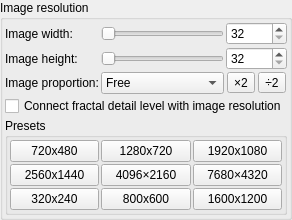
    <widget class="QGroupBox" name="groupBox_imageResolution">
     <property name="title">
      <string>Image resolution</string>
     </property>
     <layout class="QVBoxLayout" name="verticalLayout_40">
      <property name="spacing">
       <number>2</number>
      </property>
      <property name="leftMargin">
       <number>2</number>
      </property>
      <property name="topMargin">
       <number>2</number>
      </property>
      <property name="rightMargin">
       <number>2</number>
      </property>
      <property name="bottomMargin">
       <number>2</number>
      </property>
      <item>
       <layout class="QGridLayout" name="gridLayout_18">
        <property name="spacing">
         <number>2</number>
        </property>
        <item row="1" column="2">
         <widget class="MySpinBox" name="spinboxInt_image_height">
          <property name="sizePolicy">
           <sizepolicy hsizetype="Minimum" vsizetype="Preferred">
            <horstretch>0</horstretch>
            <verstretch>0</verstretch>
           </sizepolicy>
          </property>
          <property name="toolTip">
           <string>&lt;html&gt;&lt;head/&gt;&lt;body&gt;&lt;p&gt;Height of rendered image in pixel&lt;/p&gt;&lt;p&gt;&lt;br/&gt;&lt;/p&gt;&lt;/body&gt;&lt;/html&gt;</string>
          </property>
          <property name="minimum">
           <number>32</number>
          </property>
          <property name="maximum">
           <number>65535</number>
          </property>
          <property name="singleStep">
           <number>8</number>
          </property>
         </widget>
        </item>
        <item row="1" column="1">
         <widget class="QSlider" name="sliderInt_image_height">
          <property name="sizePolicy">
           <sizepolicy hsizetype="Expanding" vsizetype="Preferred">
            <horstretch>0</horstretch>
            <verstretch>0</verstretch>
           </sizepolicy>
          </property>
          <property name="minimum">
           <number>32</number>
          </property>
          <property name="maximum">
           <number>65535</number>
          </property>
          <property name="singleStep">
           <number>8</number>
          </property>
          <property name="pageStep">
           <number>64</number>
          </property>
          <property name="orientation">
           <enum>Qt::Horizontal</enum>
          </property>
         </widget>
        </item>
        <item row="0" column="0">
         <widget class="QLabel" name="label_100">
          <property name="text">
           <string>Image width:</string>
          </property>
         </widget>
        </item>
        <item row="1" column="0">
         <widget class="QLabel" name="label_101">
          <property name="text">
           <string>Image height:</string>
          </property>
         </widget>
        </item>
        <item row="0" column="1">
         <widget class="QSlider" name="sliderInt_image_width">
          <property name="sizePolicy">
           <sizepolicy hsizetype="Expanding" vsizetype="Preferred">
            <horstretch>0</horstretch>
            <verstretch>0</verstretch>
           </sizepolicy>
          </property>
          <property name="minimum">
           <number>32</number>
          </property>
          <property name="maximum">
           <number>65535</number>
          </property>
          <property name="singleStep">
           <number>8</number>
          </property>
          <property name="pageStep">
           <number>64</number>
          </property>
          <property name="orientation">
           <enum>Qt::Horizontal</enum>
          </property>
         </widget>
        </item>
        <item row="0" column="2">
         <widget class="MySpinBox" name="spinboxInt_image_width">
          <property name="sizePolicy">
           <sizepolicy hsizetype="Minimum" vsizetype="Preferred">
            <horstretch>0</horstretch>
            <verstretch>0</verstretch>
           </sizepolicy>
          </property>
          <property name="toolTip">
           <string>&lt;html&gt;&lt;head/&gt;&lt;body&gt;&lt;p&gt;Width of rendered image in pixel&lt;/p&gt;&lt;p&gt;&lt;br/&gt;&lt;/p&gt;&lt;/body&gt;&lt;/html&gt;</string>
          </property>
          <property name="minimum">
           <number>32</number>
          </property>
          <property name="maximum">
           <number>65535</number>
          </property>
          <property name="singleStep">
           <number>8</number>
          </property>
         </widget>
        </item>
        <item row="2" column="0">
         <widget class="QLabel" name="label_102">
          <property name="text">
           <string>Image proportion:</string>
          </property>
         </widget>
        </item>
        <item row="2" column="2">
         <layout class="QHBoxLayout" name="horizontalLayout_increase_decrease">
          <item>
           <widget class="QToolButton" name="pushButton_imagesize_increase">
            <property name="text">
             <string>×2</string>
            </property>
           </widget>
          </item>
          <item>
           <widget class="QToolButton" name="pushButton_imagesize_decrease">
            <property name="text">
             <string>÷2</string>
            </property>
           </widget>
          </item>
         </layout>
        </item>
        <item row="2" column="1">
         <widget class="QComboBox" name="comboBox_image_proportion">
          <property name="sizePolicy">
           <sizepolicy hsizetype="Preferred" vsizetype="Preferred">
            <horstretch>0</horstretch>
            <verstretch>0</verstretch>
           </sizepolicy>
          </property>
          <property name="toolTip">
           <string>&lt;html&gt;&lt;head/&gt;&lt;body&gt;&lt;p&gt;Force image proportion&lt;/p&gt;&lt;p&gt;&lt;br/&gt;&lt;/p&gt;&lt;/body&gt;&lt;/html&gt;</string>
          </property>
          <item>
           <property name="text">
            <string>Free</string>
           </property>
          </item>
          <item>
           <property name="text">
            <string>1:1</string>
           </property>
          </item>
          <item>
           <property name="text">
            <string>4:3</string>
           </property>
          </item>
          <item>
           <property name="text">
            <string>3:2</string>
           </property>
          </item>
          <item>
           <property name="text">
            <string>16:9</string>
           </property>
          </item>
          <item>
           <property name="text">
            <string>16:10</string>
           </property>
          </item>
          <item>
           <property name="text">
            <string>2:1</string>
           </property>
          </item>
         </widget>
        </item>
       </layout>
      </item>
      <item>
       <widget class="QCheckBox" name="checkBox_connect_detail_level">
        <property name="toolTip">
         <string>&lt;html&gt;&lt;head/&gt;&lt;body&gt;&lt;p&gt;When this option is enabled, the fractal appearance is maintained at all resolutions. &lt;/p&gt;&lt;p&gt;The fractal detail level will be automatically adjusted to match any change of image resolution. &lt;/p&gt;&lt;p&gt;For instance, if the resolution is doubled then the detail level will be reduced by half.&lt;/p&gt;&lt;/body&gt;&lt;/html&gt;</string>
        </property>
        <property name="text">
         <string>Connect fractal detail level with image resolution</string>
        </property>
       </widget>
      </item>
      <item>
       <widget class="QGroupBox" name="groupBox_6">
        <property name="toolTip">
         <string>&lt;html&gt;&lt;head/&gt;&lt;body&gt;&lt;p&gt;Presets for rendered image size&lt;/p&gt;&lt;p&gt;&lt;br/&gt;&lt;/p&gt;&lt;/body&gt;&lt;/html&gt;</string>
        </property>
        <property name="title">
         <string>Presets</string>
        </property>
        <layout class="QVBoxLayout" name="verticalLayout_71">
         <property name="spacing">
          <number>2</number>
         </property>
         <property name="leftMargin">
          <number>2</number>
         </property>
         <property name="topMargin">
          <number>2</number>
         </property>
         <property name="rightMargin">
          <number>2</number>
         </property>
         <property name="bottomMargin">
          <number>2</number>
         </property>
         <item>
          <layout class="QGridLayout" name="gridLayout_32">
           <property name="topMargin">
            <number>0</number>
           </property>
           <property name="spacing">
            <number>2</number>
           </property>
           <item row="1" column="1">
            <widget class="QPushButton" name="pushButton_resolution_preset_2160">
             <property name="sizePolicy">
              <sizepolicy hsizetype="Minimum" vsizetype="Preferred">
               <horstretch>0</horstretch>
               <verstretch>0</verstretch>
              </sizepolicy>
             </property>
             <property name="text">
              <string>4096×2160</string>
             </property>
            </widget>
           </item>
           <item row="0" column="1">
            <widget class="QPushButton" name="pushButton_resolution_preset_720">
             <property name="sizePolicy">
              <sizepolicy hsizetype="Minimum" vsizetype="Preferred">
               <horstretch>0</horstretch>
               <verstretch>0</verstretch>
              </sizepolicy>
             </property>
             <property name="text">
              <string>1280x720</string>
             </property>
            </widget>
           </item>
           <item row="0" column="2">
            <widget class="QPushButton" name="pushButton_resolution_preset_1080">
             <property name="sizePolicy">
              <sizepolicy hsizetype="Minimum" vsizetype="Preferred">
               <horstretch>0</horstretch>
               <verstretch>0</verstretch>
              </sizepolicy>
             </property>
             <property name="text">
              <string>1920x1080</string>
             </property>
            </widget>
           </item>
           <item row="1" column="2">
            <widget class="QPushButton" name="pushButton_resolution_preset_4320">
             <property name="sizePolicy">
              <sizepolicy hsizetype="Minimum" vsizetype="Preferred">
               <horstretch>0</horstretch>
               <verstretch>0</verstretch>
              </sizepolicy>
             </property>
             <property name="text">
              <string>7680×4320</string>
             </property>
            </widget>
           </item>
           <item row="0" column="0">
            <widget class="QPushButton" name="pushButton_resolution_preset_480">
             <property name="sizePolicy">
              <sizepolicy hsizetype="Minimum" vsizetype="Preferred">
               <horstretch>0</horstretch>
               <verstretch>0</verstretch>
              </sizepolicy>
             </property>
             <property name="text">
              <string>720x480</string>
             </property>
            </widget>
           </item>
           <item row="1" column="0">
            <widget class="QPushButton" name="pushButton_resolution_preset_1440">
             <property name="sizePolicy">
              <sizepolicy hsizetype="Minimum" vsizetype="Preferred">
               <horstretch>0</horstretch>
               <verstretch>0</verstretch>
              </sizepolicy>
             </property>
             <property name="text">
              <string>2560x1440</string>
             </property>
            </widget>
           </item>
           <item row="2" column="0">
            <widget class="QPushButton" name="pushButton_resolution_preset_240">
             <property name="sizePolicy">
              <sizepolicy hsizetype="Minimum" vsizetype="Preferred">
               <horstretch>0</horstretch>
               <verstretch>0</verstretch>
              </sizepolicy>
             </property>
             <property name="text">
              <string>320x240</string>
             </property>
            </widget>
           </item>
           <item row="2" column="1">
            <widget class="QPushButton" name="pushButton_resolution_preset_600">
             <property name="sizePolicy">
              <sizepolicy hsizetype="Minimum" vsizetype="Preferred">
               <horstretch>0</horstretch>
               <verstretch>0</verstretch>
              </sizepolicy>
             </property>
             <property name="text">
              <string>800x600</string>
             </property>
            </widget>
           </item>
           <item row="2" column="2">
            <widget class="QPushButton" name="pushButton_resolution_preset_1200">
             <property name="sizePolicy">
              <sizepolicy hsizetype="Minimum" vsizetype="Preferred">
               <horstretch>0</horstretch>
               <verstretch>0</verstretch>
              </sizepolicy>
             </property>
             <property name="text">
              <string>1600x1200</string>
             </property>
            </widget>
           </item>
          </layout>
         </item>
        </layout>
       </widget>
      </item>
     </layout>
    </widget>
